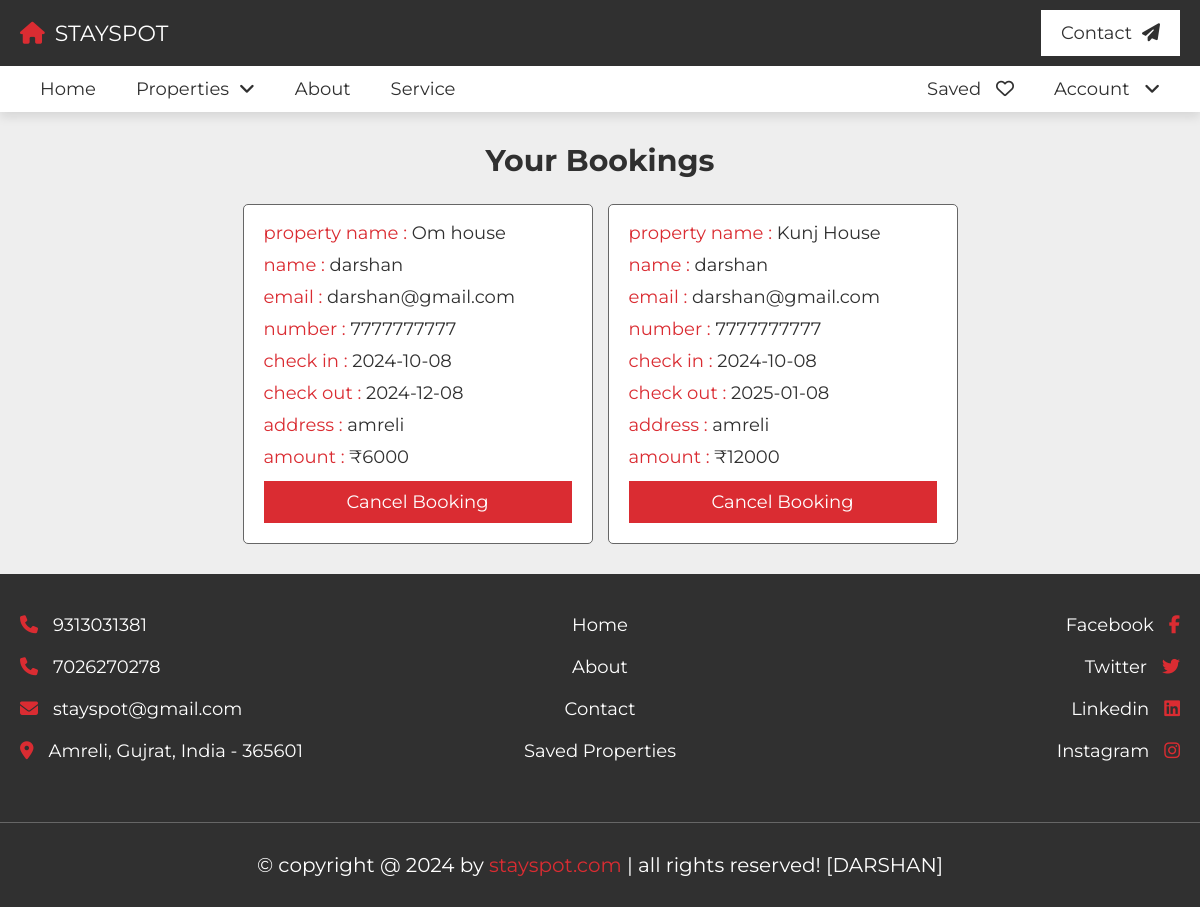
Page /View/design/bookings.php (signed in) on the committed database.
### tables this page shows
CREATE TABLE `tenant` (
  `tenant_id` int(30) NOT NULL,
  `user_id` int(30) NOT NULL,
  `property_id` int(30) NOT NULL,
  `fullname` varchar(255) NOT NULL,
  `email` varchar(50) NOT NULL,
  `number` varchar(10) NOT NULL,
  `address` text NOT NULL,
  `rent_month` int(2) NOT NULL,
  `date_from` date NOT NULL,
  `date_to` date NOT NULL,
  `total_rent` int(30) NOT NULL
);

CREATE TABLE `property` (
  `property_id` int(30) NOT NULL,
  `name` varchar(255) NOT NULL,
  `address` varchar(255) NOT NULL,
  `type` enum('house','apartment') NOT NULL,
  `price` int(11) NOT NULL,
  `status` enum('available','rented') NOT NULL,
  `bedroom` int(11) NOT NULL,
  `bathroom` int(11) NOT NULL,
  `balcony` int(11) NOT NULL,
  `area` float NOT NULL,
  `description` text NOT NULL,
  `img1` varchar(255) NOT NULL,
  `img2` varchar(255) NOT NULL,
  `img3` varchar(255) NOT NULL,
  `img4` varchar(255) NOT NULL
);

### View/design/bookings.php (the view, shortened to what this page needs)
<?php include "header.php";
$uid = $_SESSION['user_id'];
?>
<section class="bookings">
    <h1 class="heading">Your Bookings</h1>
    <div class="box-container">
    <?php
      $result = mysqli_query($con,"SELECT t.*,p.name,p.property_id FROM tenant t join property p on t.property_id = p.property_id WHERE t.user_id = $uid");
      if (mysqli_num_rows($result) > 0) {
        while ($row = mysqli_fetch_assoc($result)) { ?>
   <div class="box">
      <p>property name : <span><?= $row['name']; ?></span></p>
      <p>name : <span><?= $row['fullname']; ?></span></p>
      <p>email : <span><?= $row['email']; ?></span></p>
      <p>number : <span><?= $row['number']; ?></span></p>
      <p>check in : <span><?= $row['date_from']; ?></span></p>
      <p>check out : <span><?= $row['date_to']; ?></span></p>
      <p>address : <span><?= $row['address']; ?></span></p>
      <p>amount : <span>₹<?= $row['total_rent']; ?></span></p>
      <form action="" method="POST">
         <input type="submit" value="cancel booking" name="cancel" class="btn" onclick="return confirm('cancel this booking?');">
      </form>
   </div>
   <?php
    }
   }
   ?>
    </div>
</section>
<?php include "footer.php"; ?>

### View/design/css/style.css (style rules this page uses)
:root { --main-color:#DA2C32; --light-color:#666; --light-bg:#eee; --white:#fff; --black:#303030; --border:.1rem solid var(--light-color); --box-shodow:0 .5rem 1rem rgba(0,0,0,.1); }
* { font-family: 'Montserrat', sans-serif; margin: 0; padding: 0; box-sizing: border-box; outline: none; border: none; text-decoration: none; }
html { font-size: 62.5%; overflow-x: hidden; scroll-behavior: smooth; scroll-padding-top: 10rem; }
body { background-color: var(--light-bg); }
section { padding: 3rem 2rem; max-width: 1200px; margin: 0 auto; }
.heading { text-align: center; padding-bottom: 2.5rem; font-size: 3rem; color: var(--black); text-transform: capitalize; }
.btn, .inline-btn { margin-top: 1rem; padding: 1rem 3rem; background-color: var(--main-color); color: var(--white); cursor: pointer; text-align: center; font-size: 1.8rem; text-transform: capitalize; }
.btn { display: block; width: 100%; transition: all 0.5s ease; }
.bookings .box-container { display: grid; grid-template-columns: repeat(auto-fit, 35rem); gap: 1.5rem; justify-content: center; align-items: flex-start; }
.bookings .box-container .box { border-radius: .5rem; padding: 2rem; padding-top: 1rem; border: var(--border); background-color: #fff; }
.bookings .box-container .box p { line-height: 1.5; padding-top: .5rem; font-size: 1.8rem; color: var(--main-color); }
.bookings .box-container .box p span { color: var(--black); }

### rows in the picture
tenant: property.name "Om house", fullname "darshan", email "darshan@gmail.com", number "7777777777", date_from "2024-10-08", date_to "2024-12-08", address "amreli", total_rent "6000"
tenant: property.name "Kunj House", fullname "darshan", email "darshan@gmail.com", number "7777777777", date_from "2024-10-08", date_to "2025-01-08", address "amreli", total_rent "12000"
